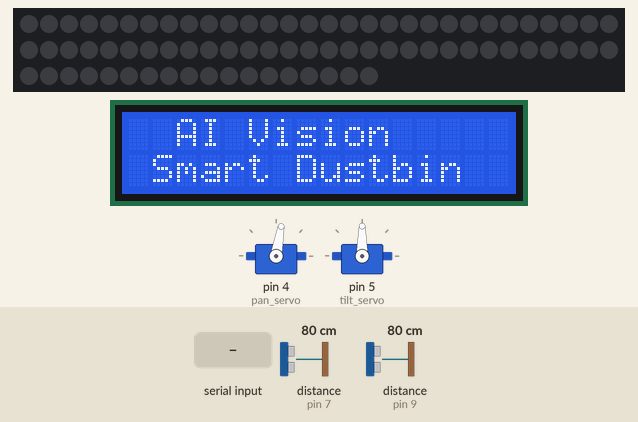
Simulated run of this sketch. Board: Arduino Uno, built with avr-gcc and run on an emulated ATmega328P. Shown: 2 × servo, 78 RGB LEDs in strip order, left to right, continuing on the next row, 16×2 character LCD. Inputs (shaded band) come from the test bench; at power-on: distance to the obstacle (sensors on pin 7, pin 9) 80 cm. The echo pulse lasts 58.3 µs per cm; dim RGB values are drawn brighter than linear; what the sketch prints to the serial monitor is not drawn.

Above: at 3.3 s.
3.4 s: "dry\n" received over Serial
At 4.7 s:
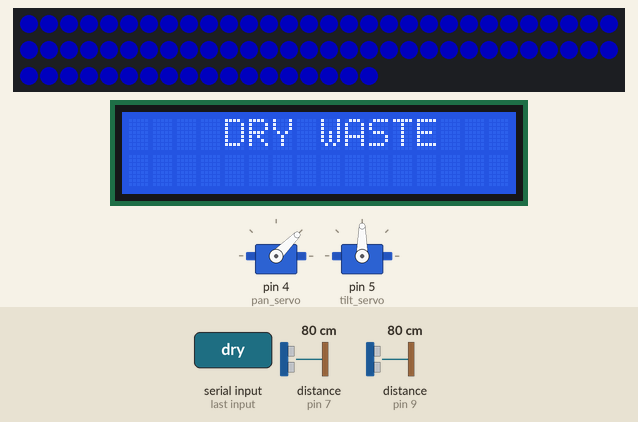
6.4 s: "wet\n" received over Serial
At 9.1 s:
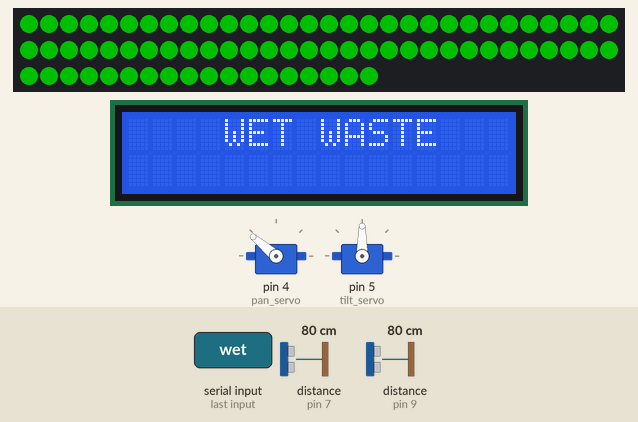
9.4 s: distance to the obstacle (sensor on pin 7) set to 13 cm
12.4 s: distance to the obstacle (sensor on pin 7) set to 10 cm
14.3 s: "medical\n" received over Serial
At 15.0 s:
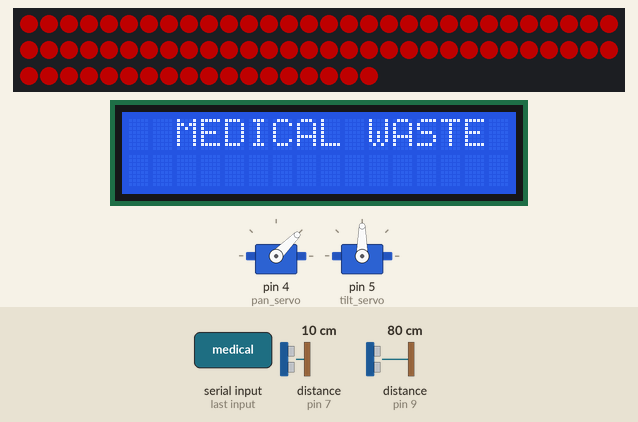
17.3 s: "e-waste\n" received over Serial
At 19.7 s:
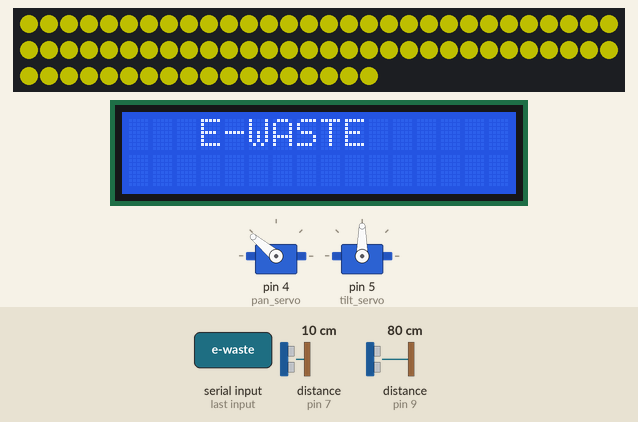
Timing chart, 0 to 21.3 s (numbered marks = the images above; inputs shaded):
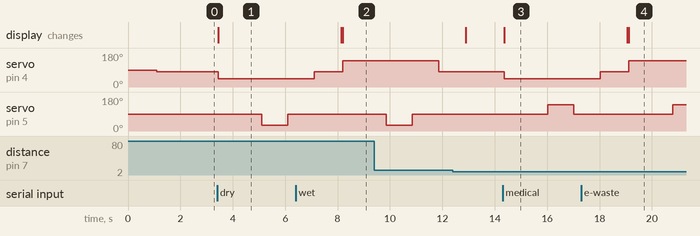

The sketch:

arduino_code.ino
```cpp
#include <Adafruit_NeoPixel.h>
#include <LiquidCrystal_I2C.h>
#include <Servo.h>

/* =========================
   SERVO SETUP
   ========================= */
Servo panServo;
Servo tiltServo;

int pan_servo = 4;
int tilt_servo = 5;

/* =========================
   ULTRASONIC SETUP
   ========================= */
// Ultrasonic 1: Dry & Wet
#define TRIG_1 6
#define ECHO_1 7

// Ultrasonic 2: Medical & E-Waste
#define TRIG_2 8
#define ECHO_2 9

/* =========================
   NEOPIXEL SETUP
   ========================= */
#define LED_PIN 3
#define LED_COUNT 78

Adafruit_NeoPixel strip(LED_COUNT, LED_PIN, NEO_GRB + NEO_KHZ800);

/* =========================
   LCD I2C SETUP
   ========================= */
// LCD with I2C address 0x27, 16 columns, 2 rows
LiquidCrystal_I2C lcd(0x27, 16, 2);

/* =========================
   FUNCTIONS
   ========================= */

/* ---- LCD Display Functions ---- */
void showDefaultMessage() {
  lcd.clear();
  lcd.setCursor(2, 0); // Center "AI Vision" on row 0 (16-8=8, 8/2=4, but "AI
                       // Vision"=9 chars, so (16-9)/2=3.5≈2)
  lcd.print("AI Vision");
  lcd.setCursor(1, 1); // Center "Smart Dustbin" on row 1 (16-13=3, 3/2=1.5≈1)
  lcd.print("Smart Dustbin");
}

void showWasteCategory(String category) {
  lcd.clear();
  lcd.setCursor(0, 0);

  if (category == "dry") {
    lcd.setCursor(4, 0); // Center "DRY WASTE"
    lcd.print("DRY WASTE");
  } else if (category == "wet") {
    lcd.setCursor(4, 0); // Center "WET WASTE"
    lcd.print("WET WASTE");
  } else if (category == "medical") {
    lcd.setCursor(2, 0); // Center "MEDICAL WASTE"
    lcd.print("MEDICAL WASTE");
  } else if (category == "e-waste") {
    lcd.setCursor(3, 0); // Center "E-WASTE"
    lcd.print("E-WASTE");
  }
}

void pull_back() {
  tiltServo.write(90);
  delay(1000);
  panServo.write(80);
  delay(1000);

  // Restore default LCD message after returning to home position
  showDefaultMessage();
}

void setAllColor(int r, int g, int b) {
  for (int i = 0; i < LED_COUNT; i++) {
    strip.setPixelColor(i, strip.Color(r, g, b));
  }
  strip.show();
}

/* ---- Stable Ultrasonic Reading ---- */
long getDistanceCM(int trigPin, int echoPin) {
  long total = 0;

  for (int i = 0; i < 3; i++) {
    digitalWrite(trigPin, LOW);
    delayMicroseconds(2);
    digitalWrite(trigPin, HIGH);
    delayMicroseconds(10);
    digitalWrite(trigPin, LOW);

    long duration = pulseIn(echoPin, HIGH, 30000);
    if (duration == 0)
      return 0;

    total += (duration * 0.034 / 2);
    delay(50);
  }
  return total / 3;
}

/* =========================
   SETUP
   ========================= */
void setup() {
  Serial.begin(115200);

  // Removed IR Sensor Pin Setup

  pinMode(TRIG_1, OUTPUT);
  pinMode(ECHO_1, INPUT);
  pinMode(TRIG_2, OUTPUT);
  pinMode(ECHO_2, INPUT);

  panServo.attach(pan_servo);
  tiltServo.attach(tilt_servo);

  strip.begin();
  strip.setBrightness(80);
  strip.show();

  // Initialize LCD
  lcd.init();
  lcd.backlight();
  showDefaultMessage();

  pull_back();
  Serial.println("System Ready");
}

/* =========================
   LOOP
   ========================= */
void loop() {
  // Directly listen for serial commands without IR trigger
  if (Serial.available() > 0) {
    String command = Serial.readStringUntil('\n');
    command.trim();

    if (command.length() > 0) {

      /* ===== DRY ===== */
      if (command == "dry") {
        showWasteCategory("dry");
        setAllColor(0, 0, 255);
        panServo.write(45);
        delay(1200);
        delay(300);

        long dist = getDistanceCM(TRIG_1, ECHO_1);

        if (dist > 10) {
          tiltServo.write(30);
          delay(1000);
        } else {
          Serial.println("dry_full");
        }

        pull_back();
        setAllColor(0, 0, 0);
      }

      /* ===== WET ===== */
      else if (command == "wet") {
        showWasteCategory("wet");
        setAllColor(0, 255, 0);
        panServo.write(140);
        delay(1200);
        delay(300);

        long dist = getDistanceCM(TRIG_1, ECHO_1);

        if (dist > 10) {
          tiltServo.write(30);
          delay(1000);
        } else {
          Serial.println("wet_full");
        }

        pull_back();
        setAllColor(0, 0, 0);
      }

      /* ===== MEDICAL ===== */
      else if (command == "medical" || command == "med") {
        showWasteCategory("medical");
        setAllColor(255, 0, 0);
        panServo.write(45);
        delay(1200);
        delay(300);

        long dist = getDistanceCM(TRIG_2, ECHO_2);

        if (dist > 10) {
          tiltServo.write(140);
          delay(1000);
        } else {
          Serial.println("medical_full");
        }

        pull_back();
        setAllColor(0, 0, 0);
      }

      /* ===== E-WASTE ===== */
      else if (command == "e-waste") {
        showWasteCategory("e-waste");
        setAllColor(255, 255, 0);
        panServo.write(140);
        delay(1200);
        delay(300);

        long dist = getDistanceCM(TRIG_2, ECHO_2);

        if (dist > 10) {
          tiltServo.write(140);
          delay(1000);
        } else {
          Serial.println("ewaste_full");
        }

        pull_back();
        setAllColor(0, 0, 0);
      }
    }
  }
  // Short delay to prevent CPU hogging
  delay(50);
}
```

Measured:
- after the input at 3.4 s, servo on pin 4 (pan_servo): 80° → 45° at once; servo on pin 5 (tilt_servo): 90° → 30° after 1.7 s, → 90° 1.0 s later; the display: changes at once (image 1)
- after the input at 6.4 s, the display: first differs from a run without the input after 1.8 s (image 2)
- after the input at 14.3 s, servo on pin 4 (pan_servo): 80° → 45° after 0.06 s; servo on pin 5 (tilt_servo): 90° → 140° after 1.7 s, → 90° 1.0 s later; the display: changes after 0.06 s (image 3)
- after the input at 17.3 s, servo on pin 5 (tilt_servo): 90° → 140° after 3.5 s; the display: first differs from a run without the input after 1.8 s (image 4)
